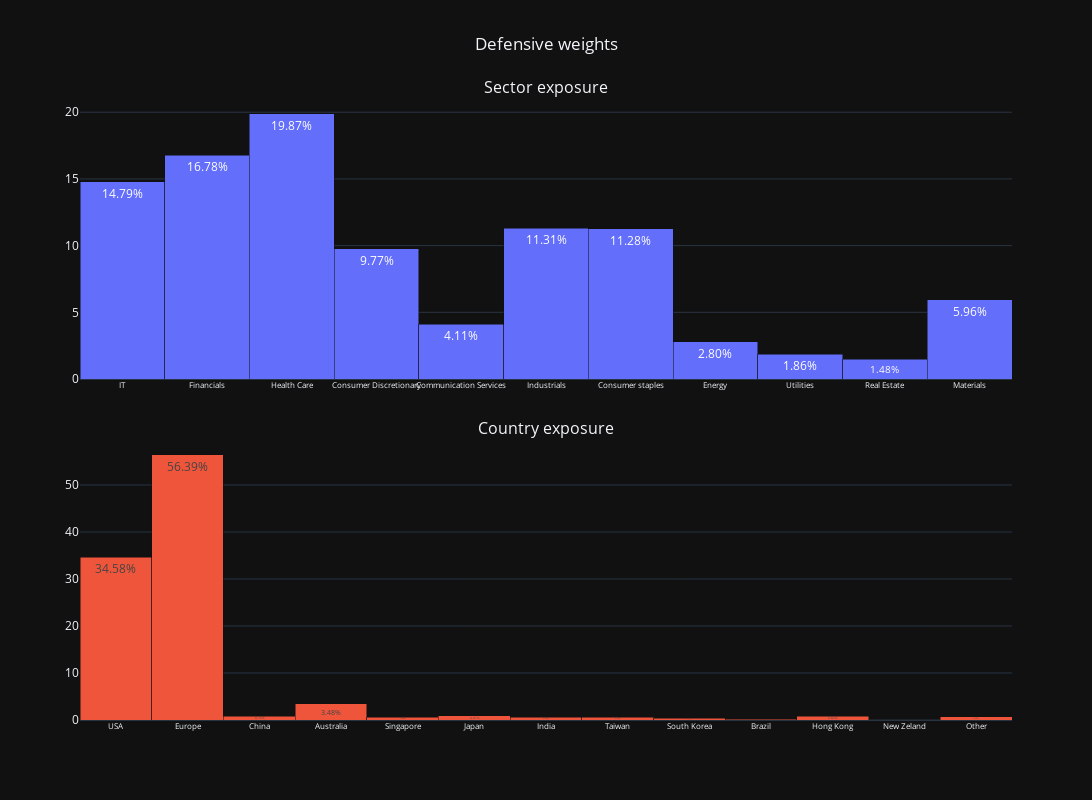

The cell this chart's notebook holds for it:
### Markdown cell above
### Portfolio Analysis - Market Cap

### Code cell
# Calculate weights for each  weight in the weights_table
for weight_name in weights_table.columns:
    # Get the weights for the current weight_name
    weights = weights_table[weight_name] / 100
    weights = weights[:-2]
    
    ## Apply weights to all columns in sector_exposure
    sector_exposure_weighted = pd.DataFrame()
    for col in sector_exposure.columns:
        sector_exposure_weighted[col] = sector_exposure[col] * weights
    # Compute the sum of all columns
    sector_exposure_weighted = sector_exposure_weighted.sum(axis=0)
    # Compute the sum of all values
    total_sector_exposure_weighted = sector_exposure_weighted.sum(axis=0).sum()
    # Normalize the values to get the percentage of total exposure for each sector
    sector_exposure_weighted = sector_exposure_weighted / total_sector_exposure_weighted * 100

    ## Apply weights to all columns in country_exposure
    country_exposure_weighted = pd.DataFrame()
    for col in country_exposure.columns:
        country_exposure_weighted[col] = country_exposure[col] * weights
    # Compute the sum of all columns
    country_exposure_weighted = country_exposure_weighted.sum(axis=0)
    # Compute the sum of all values
    total_country_exposure_weighted = country_exposure_weighted.sum(axis=0).sum()
    # Normalize the values
    country_exposure_weighted = country_exposure_weighted / total_country_exposure_weighted * 100

    ## Plot the weighted sector and country exposure
    fig = make_subplots(rows=2, cols=1, subplot_titles=['Sector exposure', 'Country exposure'],vertical_spacing=0.1)
    fig.update_layout(title=f'{weight_name} weights')
    # Plot the weighted sector exposure
    fig.add_trace(go.Bar(x=sector_exposure_weighted.index, y=sector_exposure_weighted.values), row=1, col=1)
    fig.update_layout(title_x=0.5, showlegend=False)
    # Plot the weighted country exposure
    fig.add_trace(go.Bar(x=country_exposure_weighted.index, y=country_exposure_weighted.values), row=2, col=1)
    fig.update_layout(title_x=0.5, showlegend=False)
    fig.update_traces(texttemplate='%{y:.2f}%', textposition='inside')
    fig.update_xaxes(tickangle=0, tickfont=dict(size=8))
    fig.update_layout(barmode='stack', bargap=0, height=800, width=1200, template='plotly_dark')
    pio.write_image(fig, f'output/{weight_name}_portfolio.svg')
    
# Plot the last figure as an example
fig.show()

### Figure 1 — Plotly figure (JSON) as saved in the notebook; plotly's stock layout.template omitted (floating-point values rounded to 4 significant figures)
{"data": [{"textposition": "inside", "texttemplate": "%{y:.2f}%", "type": "bar", "x": ["IT", "Financials", "Health Care", "Consumer Discretionary", "Communication Services", "Industrials", "Consumer staples", "Energy", "Utilities", "Real Estate", "Materials"], "xaxis": "x", "y": [14.79, 16.78, 19.87, 9.767, 4.115, 11.31, 11.28, 2.801, 1.86, 1.479, 5.956], "yaxis": "y"}, {"textposition": "inside", "texttemplate": "%{y:.2f}%", "type": "bar", "x": ["USA", "Europe", "China", "Australia", "Singapore", "Japan", "India", "Taiwan", "South Korea", "Brazil", "Hong Kong", "New Zeland", "Other"], "xaxis": "x2", "y": [34.58, 56.39, 0.7552, 3.476, 0.6381, 0.911, 0.6158, 0.5678, 0.3727, 0.1329, 0.8175, 0.08094, 0.6641], "yaxis": "y2"}], "layout": {"annotations": [{"font": {"size": 16}, "showarrow": false, "text": "Sector exposure", "x": 0.5, "xanchor": "center", "xref": "paper", "y": 1, "yanchor": "bottom", "yref": "paper"}, {"font": {"size": 16}, "showarrow": false, "text": "Country exposure", "x": 0.5, "xanchor": "center", "xref": "paper", "y": 0.45, "yanchor": "bottom", "yref": "paper"}], "bargap": 0, "barmode": "stack", "height": 800, "showlegend": false, "title": {"text": "Defensive weights", "x": 0.5}, "width": 1200, "xaxis": {"anchor": "y", "domain": [0, 1], "tickangle": 0, "tickfont": {"size": 8}}, "xaxis2": {"anchor": "y2", "domain": [0, 1], "tickangle": 0, "tickfont": {"size": 8}}, "yaxis": {"anchor": "x", "domain": [0.55, 1]}, "yaxis2": {"anchor": "x2", "domain": [0, 0.45]}}}
